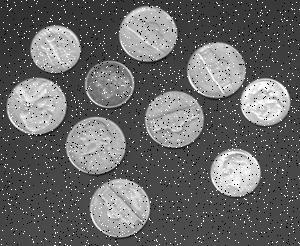
%> input picture Course 2 Practice Files/noisyCoins.jpg, 300 x 246 px
$ octave --eval "result = segmentImagecrack154v3(imread('noisyCoins.jpg'));"   (GNU Octave 9; MATLAB toolbox functions it lacks are replaced by stand-ins)
%> lines starting %> are read from the running program, lines starting %| are printed output that depends on the picture; in (x1, y1, x2, y2) boxes, pixels count from 0 and x2, y2 are one past the last pixel; in counts of white or black regions, pixels touching at a corner belong together; the program's own positions count from 1
function [BW,maskedImage] = segmentImagecrack154v3(X)
%segmentImage Segment image using auto-generated code from Image Segmenter app
%  [BW,MASKEDIMAGE] = segmentImage(X) segments image X using auto-generated
%  code from the Image Segmenter app. The final segmentation is returned in
%  BW, and a masked image is returned in MASKEDIMAGE.

% Auto-generated by imageSegmenter app on 09-Sep-2023
%----------------------------------------------------

X = im2gray(X);
%> X is the input picture: size 246x300 uint8; min 0, max 255, mean 104.2

% Threshold image with global threshold
BW = imbinarize(im2gray(X));
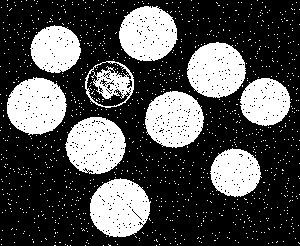
%> BW: size 246x300 logical; 31% white; 1116 white regions (1106 under 20 px), largest, box (x1, y1, x2, y2) and area: (90, 178, 151, 237) 2672, (7, 77, 67, 135) 2597, (65, 117, 126, 174) 2566

% Invert mask
BW = imcomplement(BW);

% Fill holes
BW = imfill(BW, 'holes');
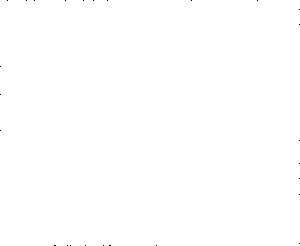
%> BW: size 246x300 logical; 100% white; black in thin lines or dots

% Invert mask
BW = imcomplement(BW);
%> BW: size 246x300 logical; 0.04% white in thin lines or dots

% Fill holes
BW = imfill(BW, 'holes');

% Invert mask
BW = imcomplement(BW);

% Create masked image.
maskedImage = X;
maskedImage(~BW) = 0;
%> maskedImage: size 246x300 uint8; 0.04% of pixels changed, all inside (x1, y1, x2, y2) = (0, 0, 300, 246)
end
